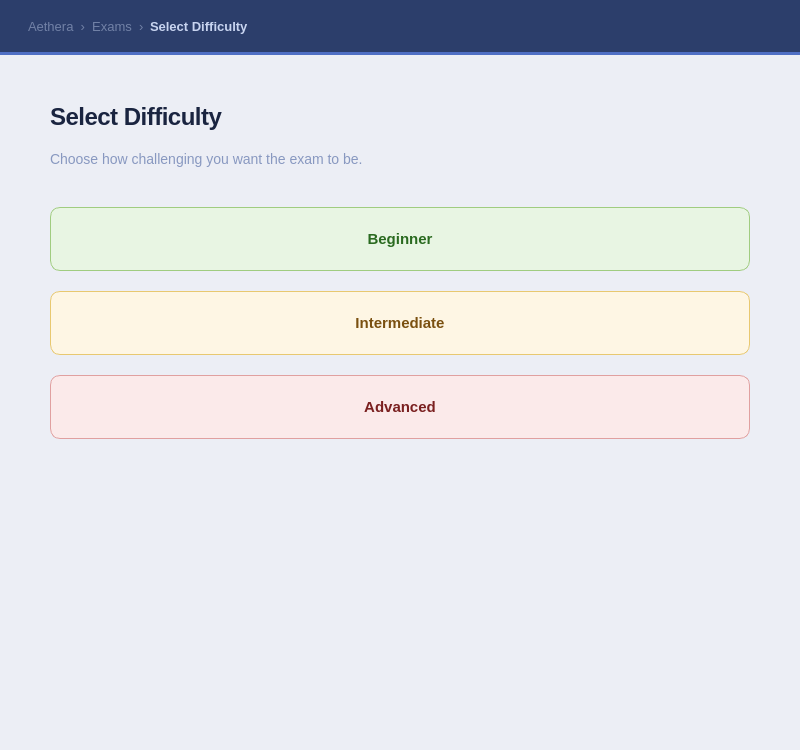
<?xml version="1.0" encoding="UTF-8"?>
<ui version="4.0">
 <class>Difficulties</class>
 <widget class="QWidget" name="Difficulties">
  <property name="geometry"><rect><x>0</x><y>0</y><width>800</width><height>750</height></rect></property>
  <property name="styleSheet">
   <string notr="true">
QWidget#Difficulties { background-color: #eceef5; }
QWidget#topBar { background-color: #2c3e6b; }
QLabel#labelTopBarPage { color: #c8d4f0; font-size: 13px; font-weight: 600; }
QLabel#labelTopBarBreadcrumb { color: rgba(200,212,240,0.45); font-size: 13px; }
QWidget#topBarLine { background-color: #4f6fc4; }
QLabel#labelDifficultiesTitle { color: #1a2440; font-size: 24px; font-weight: 700; letter-spacing: -0.5px; }
QLabel#labelDifficultiesSubtitle { color: #8898c0; font-size: 14px; }
QPushButton#buttonEasy {
    background-color: #e8f5e3; color: #2a6a20; font-size: 15px; font-weight: 600;
    border: 1px solid #a0cc80; border-radius: 10px; padding: 20px 28px;
}
QPushButton#buttonEasy:hover { background-color: #ddf0d6; border-color: #70aa50; }
QPushButton#buttonMedium {
    background-color: #fef6e4; color: #7a5010; font-size: 15px; font-weight: 600;
    border: 1px solid #e8c870; border-radius: 10px; padding: 20px 28px;
}
QPushButton#buttonMedium:hover { background-color: #faeed0; border-color: #c8a040; }
QPushButton#buttonHard {
    background-color: #fbeaea; color: #7a2020; font-size: 15px; font-weight: 600;
    border: 1px solid #e0a0a0; border-radius: 10px; padding: 20px 28px;
}
QPushButton#buttonHard:hover { background-color: #f5dada; border-color: #c87070; }
   </string>
  </property>
  <layout class="QVBoxLayout" name="outerLayout">
   <property name="spacing"><number>0</number></property>
   <property name="leftMargin"><number>0</number></property>
   <property name="topMargin"><number>0</number></property>
   <property name="rightMargin"><number>0</number></property>
   <property name="bottomMargin"><number>0</number></property>
   <item>
    <widget class="QWidget" name="topBar" native="true">
     <property name="minimumSize"><size><width>0</width><height>52</height></size></property>
     <property name="maximumSize"><size><width>16777215</width><height>52</height></size></property>
     <layout class="QHBoxLayout" name="topBarLayout">
      <property name="leftMargin"><number>28</number></property><property name="topMargin"><number>0</number></property><property name="rightMargin"><number>28</number></property><property name="bottomMargin"><number>0</number></property>
      <item><widget class="QLabel" name="labelTopBarBreadcrumb"><property name="text"><string>Aethera  ›  Exams  ›</string></property></widget></item>
      <item><widget class="QLabel" name="labelTopBarPage"><property name="text"><string>Select Difficulty</string></property></widget></item>
      <item><spacer name="s"><property name="orientation"><enum>Qt::Orientation::Horizontal</enum></property><property name="sizeHint" stdset="0"><size><width>40</width><height>20</height></size></property></spacer></item>
     </layout>
    </widget>
   </item>
   <item>
    <widget class="QWidget" name="topBarLine" native="true">
     <property name="minimumSize"><size><width>0</width><height>3</height></size></property>
     <property name="maximumSize"><size><width>16777215</width><height>3</height></size></property>
    </widget>
   </item>
   <item>
    <layout class="QVBoxLayout" name="difficultiesLayout">
     <property name="spacing"><number>20</number></property>
     <property name="leftMargin"><number>50</number></property>
     <property name="topMargin"><number>48</number></property>
     <property name="rightMargin"><number>50</number></property>
     <property name="bottomMargin"><number>60</number></property>
     <item><widget class="QLabel" name="labelDifficultiesTitle"><property name="text"><string>Select Difficulty</string></property></widget></item>
     <item><widget class="QLabel" name="labelDifficultiesSubtitle"><property name="text"><string>Choose how challenging you want the exam to be.</string></property></widget></item>
     <item><spacer name="midSpacer"><property name="orientation"><enum>Qt::Orientation::Vertical</enum></property><property name="sizeType"><enum>QSizePolicy::Policy::Fixed</enum></property><property name="sizeHint" stdset="0"><size><width>20</width><height>20</height></size></property></spacer></item>
     <item><widget class="QPushButton" name="buttonEasy"><property name="minimumSize"><size><width>0</width><height>64</height></size></property><property name="text"><string>Beginner</string></property></widget></item>
     <item><widget class="QPushButton" name="buttonMedium"><property name="minimumSize"><size><width>0</width><height>64</height></size></property><property name="text"><string>Intermediate</string></property></widget></item>
     <item><widget class="QPushButton" name="buttonHard"><property name="minimumSize"><size><width>0</width><height>64</height></size></property><property name="text"><string>Advanced</string></property></widget></item>
     <item><spacer name="bottomSpacer"><property name="orientation"><enum>Qt::Orientation::Vertical</enum></property><property name="sizeHint" stdset="0"><size><width>20</width><height>40</height></size></property></spacer></item>
    </layout>
   </item>
  </layout>
 </widget>
 <resources/>
 <connections/>
</ui>
